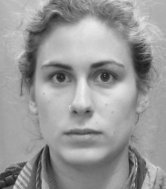
#> input picture data/faces/img01.png, 166 x 189 px, found by its file name; its folder holds 3 pictures in this run; the run also reads 1 picture not shown here
$ jupyter execute --allow-errors eigenfaces.ipynb   (older library calls are emulated)
#> lines starting #> are read from the running program, lines starting #| are printed output that depends on the picture
[cell 1]
# Importing necessary libraries

import numpy as np
import matplotlib.pyplot as plt
import os
import cv2

from skimage.measure import compare_ssim as ssim

[cell 2]
## defining file paths

train_path = "./data2/faces/"
test_path = "./data/unclassified/"

[cell 3]
## loading files

trainfiles = os.listdir(train_path)
trainfiles = [os.path.join(train_path,x) for x in trainfiles]

[cell 4]
def init_eigenfaces(trainfiles,K):

    """
        Method to initialize the eigenface system.
    """

    ## reading the images and vectorizing them
    imgs = []
    for file in trainfiles:

        img = cv2.resize(cv2.imread(file,0),(128,128))
#         img = img.reshape(img.size,-1)
        img = img.flatten()

        imgs.append(img)

    imgs = np.array(imgs)
    imgs = np.squeeze(imgs)
    imgs = imgs.T

    imgs = np.float32(imgs)

    psi = np.mean(imgs,axis = 1,keepdims = True)

    phi = imgs - psi

    A = phi.copy()
    A_T = phi.T

    C_T = np.matmul(A_T,A)

    w,v = np.linalg.eigh(C_T)

    u = np.matmul(A,v)
    u_ = u / np.linalg.norm(u,axis = 0)

    u_ = u_[:,-K:]

    return u_,psi

[cell 5]
def show_eigenfaces(u):

    """
        Method to display the eigenface
    """

    imgs = []
    for j in range(u.shape[1]):

        imgs.append(u[:,j].reshape(128,128))

    fig,ax = plt.subplots(len(imgs),1,figsize = (30,30))

    for e,img in enumerate(imgs):

        ax[e].imshow(img,cmap = "gray")

    plt.show()

[cell 6]
K = 19
u,mean_face = init_eigenfaces(trainfiles,K)
#> in init_eigenfaces, `img = cv2.resize(cv2.imread(file,0),(128,128))`:
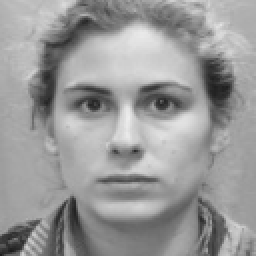
#> img: shape (128, 128) (shown 2 times larger); min 26, max 237, mean 152.9
#> in init_eigenfaces, `img = img.flatten()`: img = 16384 values, max 237 at index 7488, min 26 at index 16005, mean 152.9
#> pass 2 of the loop in init_eigenfaces, `for file in trainfiles:`:
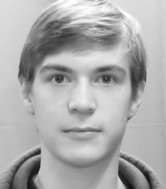
#> input picture data/faces/img02.png, 166 x 189 px, found by its file name
#> in init_eigenfaces, `img = cv2.resize(cv2.imread(file,0),(128,128))`:
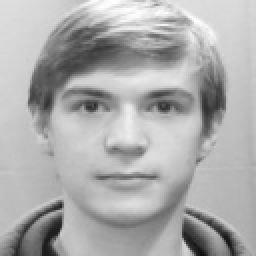
#> img: shape (128, 128) (shown 2 times larger); min 15, max 255, mean 172
#> in init_eigenfaces, `img = img.flatten()`: img = 16384 values, max 255 at index 434, min 15 at index 16356, mean 172
#> pass 3 of the loop in init_eigenfaces, `for file in trainfiles:`:
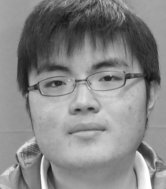
#> input picture data/faces/img14.png, 166 x 189 px, found by its file name
#> in init_eigenfaces, `img = cv2.resize(cv2.imread(file,0),(128,128))`:
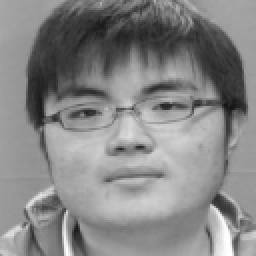
#> img: shape (128, 128) (shown 2 times larger); min 20, max 255, mean 133.9
#> in init_eigenfaces, `img = img.flatten()`: img = 16384 values, max 255 at index 14961, min 20 at index 6768, mean 133.9
#> in init_eigenfaces, `psi = np.mean(imgs,axis = 1,keepdims = True)`: psi = 16384 values, max 229.7 at index 8768, min 51 at index 6736, mean 152.9
#> in init_eigenfaces, `C_T = np.matmul(A_T,A)`: C_T = [[11502528, -3722331.5, -7780196.5], [-3722331.5, 18628332, -14906003], [-7780196.5, -14906003, 22686200]]
#> in init_eigenfaces, `w,v = np.linalg.eigh(C_T)`: w = [-0.667, 16602463, 36214596]; v = [[0.577, 0.803, -0.149], [0.577, -0.53, -0.621], [0.577, -0.273, 0.77]]
#> mean_face has the same summary as psi in init_eigenfaces

print("Shape of eigenfaces",u.shape)
#| Shape of eigenfaces (16384, 3)

# [4 lines of commented-out code are left out]

show_eigenfaces(u)
#> after the loop in show_eigenfaces, `for j in range(u.shape[1]):`: imgs = 3 items
#> the loop in show_eigenfaces, `for e,img in enumerate(imgs): ` made 3 passes
#> in show_eigenfaces, `plt.show()`:
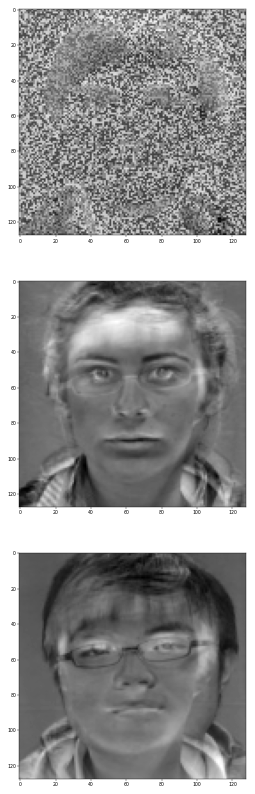
#> figure drawn by matplotlib, 3 panels

[cell 7]
def reconstruct_img(img,mean_face,u,visualize = False):

    """
        Method to reconstruct face image
    """

    ## vectorize the image
    img_ = img.flatten()
    img_ = np.expand_dims(img_,axis = 1)

    ## subtract mean face
    img_ = img_ - mean_face

    recon = 0.0
    for j in range(K):

        wj1 = np.matmul(np.reshape(u[:,j],(u[:,j].size,1)).T,np.reshape(img_,(img_.size,1)))
        recon = recon + wj1*u[:,j]

    recon = np.reshape(recon,(128,128))

    if(visualize):
        fig,ax = plt.subplots(1,2,figsize = (15,15))
        ax[0].imshow(img,cmap = "gray")
        ax[0].set_title("original image")
        ax[1].imshow(recon,cmap = "gray")
        ax[1].set_title("reconstructed image")
        plt.show()

    recon_ = img.std() * ((recon - recon.mean()) / recon.std()) + img.mean()

    return recon,ssim(img,recon_,data_range = recon_.max() - recon_.min())

[cell 8]
path = os.path.join(train_path,"img02.png")
img = cv2.imread(path,0)
#> img is the input picture: shape (189, 166); min 12, max 255, mean 172.1
img = np.float32(cv2.resize(img,(128,128)))
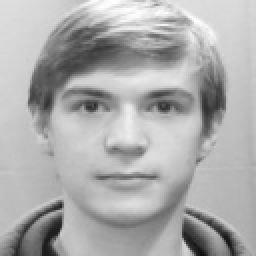
#> img: shape (128, 128) float32 (shown 2 times larger); min 15, max 255, mean 172

#> (the rest of this cell did not finish here and is left out)

#> in reconstruct_img, `img_ = img.flatten()`: img_ = 16384 values, max 255 at index 434, min 15 at index 16356, mean 172
#> in reconstruct_img, `img_ = img_ - mean_face`: img_ = 16384 values, max 110 at index 960, min -132.3 at index 15602, mean 19.08
#> the loop in reconstruct_img, `for j in range(K): ` made 4 passes
#> wj1 on passes 1 to 3: [1330], [-2160.7], [-3736.3]
print("ssim: ",ssim_)

## Face Detection

[cell 9]
K = 19
u,mean_face = init_eigenfaces(trainfiles,K)
#> pass 2 of the loop in init_eigenfaces, `for file in trainfiles:`:
#> pass 3 of the loop in init_eigenfaces, `for file in trainfiles:`:

[cell 10]
def face_detect(path,thresh):
    unk_img = cv2.imread(path,0)
    unk_img = np.float32(cv2.resize(unk_img,(128,128)))

    ## compute the reconstructed image
    recon,ssim_ = reconstruct_img(unk_img,mean_face,u,visualize = True)
    print(ssim_)

    ## normalizing img and recon
    unk_img = ((unk_img - unk_img.min()) / (unk_img.max() - unk_img.min()))
    recon = ((recon - recon.min()) / (recon.max() - recon.min()))

    ## calculate the error
    error = np.linalg.norm(unk_img - recon)

    isface = False
    if(ssim_ > thresh):
        isface = True

    return error,isface

#> (a cell that did not finish here is left out)

#> (a cell that did not finish here is left out)

## Face Recognition

[cell 13]
def face_recog(unk_img,trainfiles,u):

    """
        Method to perform face recognition
    """

    unk_img = unk_img.flatten()
    unk_img = unk_img.reshape(unk_img.size,1)

    unk_w = np.matmul(u.T,unk_img)

    distance = 1000000.0
    file = ""

    for file in trainfiles:

        img = cv2.resize(cv2.imread(file,0),(128,128))
        img = img.flatten()
        img = img.reshape(img.size,1)

        w = np.matmul(u.T,img)

        if(distance > np.linalg.norm(w - unk_w)):
            distance = np.linalg.norm(w - unk_w)
            recog_file = file

    return recog_file

[cell 14]
path = os.path.join(train_path,"img01.png")
img = cv2.imread(path,0)
#> img is the input picture: shape (189, 166); min 24, max 242, mean 153.1
img = np.float32(cv2.resize(img,(128,128)))
#> img: shape (128, 128) float32

face_recog(img,trainfiles,u)
#> in face_recog, `unk_img = unk_img.flatten()`: unk_img = 16384 values, max 237 at index 7488, min 26 at index 16005, mean 152.9
#> in face_recog, `unk_w = np.matmul(u.T,unk_img)`: unk_w = [3167.4, -104, -11995.2]
#> in face_recog, `img = img.flatten()`: img has the same summary as unk_img
#> in face_recog, `distance = np.linalg.norm(w - unk_w)`: distance = 0
#> in face_recog, `recog_file = file`: recog_file = './data2/faces/img01.png'
#> pass 2 of the loop in face_recog, `for file in trainfiles:`:
#> in face_recog, `img = img.flatten()`: img = 16384 values, max 255 at index 434, min 15 at index 16356, mean 172
#> in face_recog, `w = np.matmul(u.T,img)`: w = [4773.8, -5535.9, -14836.1]
#> pass 3 of the loop in face_recog, `for file in trainfiles:`:
#> in face_recog, `img = img.flatten()`: img = 16384 values, max 255 at index 14961, min 20 at index 6768, mean 133.9
#> in face_recog, `w = np.matmul(u.T,img)`: w = [2390.2, -4485.7, -6468.1]
#> Out = './data2/faces/img01.png'
